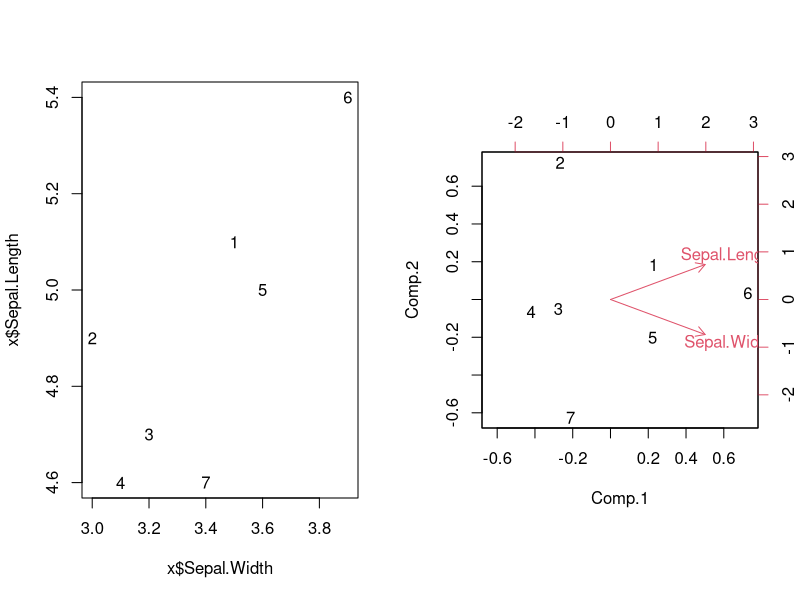
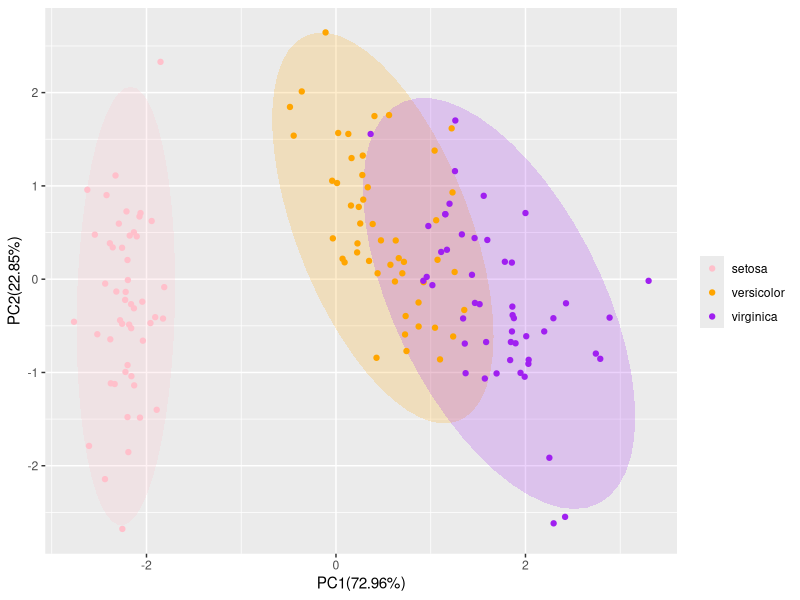
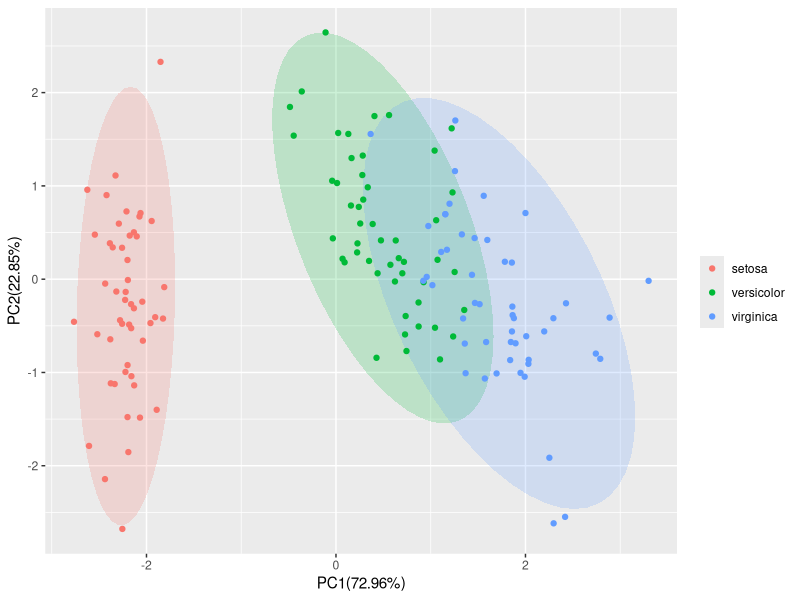
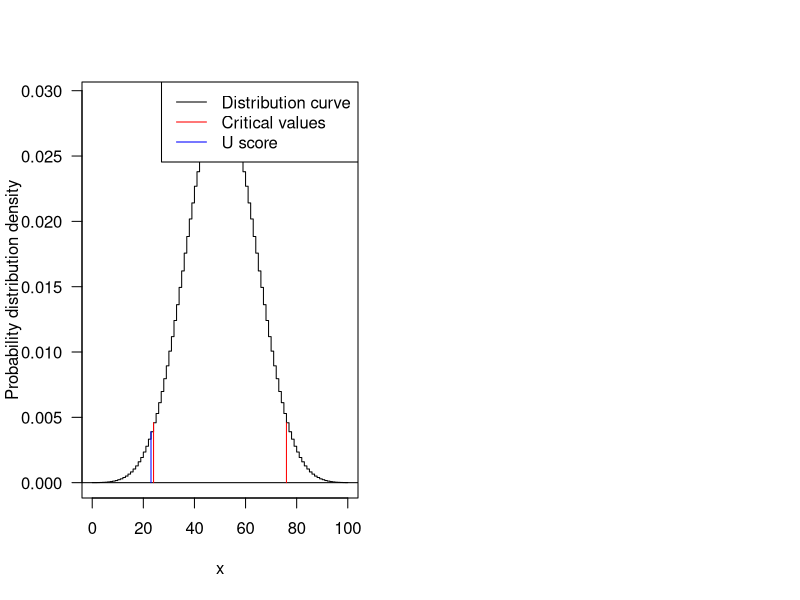

Write R code to recreate these figures, in order.
x <- iris[1:7, 1:2]
xpc <- princomp(x, cor=TRUE, score=TRUE)
par(mfrow=c(1, 2))
plot(x$Sepal.Width, x$Sepal.Length, pch=as.character(1:7))
biplot(xpc)

data <- iris
com1 <- prcomp(data[, 1:4], center=TRUE, scale.=TRUE)
summary(com1)

dt <- as.matrix(scale(data[, 1:4])) # normalization
com2 <- princomp(dt, cor=TRUE)
summary(com2) |> print()

com3 <- princomp(dt)
summary(com3)

# Visualization
library(ggplot2)
pc_score <- com1$x # get the pc score
pc_score <- data.frame(pc_score, iris$Species)
summ <- summary(com1)
xlab <- paste0("PC1(", round(summary(com1)$importance[2, 1] * 100, 2), "%)")
ylab <- paste0("PC2(", round(summary(com1)$importance[2, 2] * 100, 2), "%)")
p2 <- ggplot(data = pc_score, aes(x=PC1, y=PC2, color=iris.Species)) +
    stat_ellipse(
        aes(fill=iris.Species),
        type="norm",
        geom="polygon",
        alpha=0.2,
        color=NA
    ) +
    geom_point() +
    labs(x=xlab, y=ylab, color="") +
    guides(fill="none")
p2 + scale_fill_manual(values=c("pink", "orange", "purple")) +
    scale_colour_manual(values=c("pink", "orange", "purple"))
print(p2)



dtf <- data.frame(conc = c(13.31, 13.67, 12.805, 13.1, 13.39, 12.375, 11.58, 14.58, 12.029, 13.69, 14.14, 12.54, 15.63, 13.66, 15.51, 13.23, 13.25, 15.2, 14.18, 14.53), 
                  city = c(rep("A", 10), rep("B", 10)))

dtf[duplicated(dtf$conc),]

m <- sum(dtf$city == "A")
n <- sum(dtf$city == "B")
x <- dtf$conc[dtf$city == "A"]
y <- dtf$conc[dtf$city == "B"]
U1 <- sum(outer(x, y, ">")) + sum(outer(x, y, "==")) * 0.5
U2 <- sum(outer(y, x, ">")) + sum(outer(y, x, "==")) * 0.5

Upper = 77
Lower = 23
curve(dwilcox(x, m, n), 0, to = 100, ylab = 'Probability distribution density', las = 1, type = 's')
abline(h = 0)
segments(x0 = c(23, 24, 76), y0 = 0, x1 = c(23, 24, 76), y1 = dwilcox(c(23, 24, 76), m, n), col = c('blue', 'red', 'red'))
legend('topright', legend = c('Distribution curve', 'Critical values', 'U score'), col = c('black', 'red', 'blue'), lty = 1)
